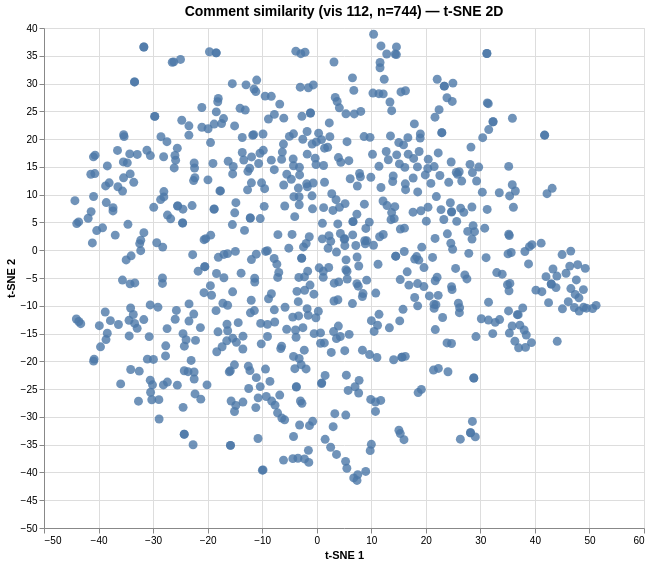

Express this chart as Vega-Lite.
### Vega specification from a JSON file in a GitHub repository (floating-point values rounded to 4 significant figures; data arrays with more than 128 entries replaced by an {"elided": "..."} marker saying what was removed)
{"$schema": "https://vega.github.io/schema/vega/v6.json", "data": [{"name": "param_1e9efca18e7a2868_store"}, {"name": "source_0", "values": {"elided": "744 records"}}, {"name": "source_0_x_domain_dim_1", "values": [{"min": -44.33, "max": 51.22}]}, {"name": "source_0_y_domain_dim_2", "values": [{"min": -41.43, "max": 38.88}]}], "signals": [{"name": "unit", "value": {}, "on": [{"events": "pointermove", "update": "isTuple(group()) ? group() : unit"}]}, {"name": "param_1e9efca18e7a2868", "update": "vlSelectionResolve(\"param_1e9efca18e7a2868_store\", \"union\")"}, {"name": "param_1e9efca18e7a2868_dim_1", "on": [{"events": [{"source": "view", "type": "dblclick"}], "update": "null"}, {"events": {"signal": "param_1e9efca18e7a2868_translate_delta"}, "update": "panLinear(param_1e9efca18e7a2868_translate_anchor.extent_x, -param_1e9efca18e7a2868_translate_delta.x / width)"}, {"events": {"signal": "param_1e9efca18e7a2868_zoom_delta"}, "update": "zoomLinear(domain(\"x\"), param_1e9efca18e7a2868_zoom_anchor.x, param_1e9efca18e7a2868_zoom_delta)"}]}, {"name": "param_1e9efca18e7a2868_dim_2", "on": [{"events": [{"source": "view", "type": "dblclick"}], "update": "null"}, {"events": {"signal": "param_1e9efca18e7a2868_translate_delta"}, "update": "panLinear(param_1e9efca18e7a2868_translate_anchor.extent_y, param_1e9efca18e7a2868_translate_delta.y / height)"}, {"events": {"signal": "param_1e9efca18e7a2868_zoom_delta"}, "update": "zoomLinear(domain(\"y\"), param_1e9efca18e7a2868_zoom_anchor.y, param_1e9efca18e7a2868_zoom_delta)"}]}, {"name": "param_1e9efca18e7a2868_tuple", "on": [{"events": [{"signal": "param_1e9efca18e7a2868_dim_1 || param_1e9efca18e7a2868_dim_2"}], "update": "param_1e9efca18e7a2868_dim_1 && param_1e9efca18e7a2868_dim_2 ? {unit: \"\", fields: param_1e9efca18e7a2868_tuple_fields, values: [param_1e9efca18e7a2868_dim_1,param_1e9efca18e7a2868_dim_2]} : null"}]}, {"name": "param_1e9efca18e7a2868_tuple_fields", "value": [{"field": "dim_1", "channel": "x", "type": "R"}, {"field": "dim_2", "channel": "y", "type": "R"}]}, {"name": "param_1e9efca18e7a2868_translate_anchor", "value": {}, "on": [{"events": [{"source": "scope", "type": "pointerdown"}], "update": "{x: x(unit), y: y(unit), extent_x: domain(\"x\"), extent_y: domain(\"y\")}"}]}, {"name": "param_1e9efca18e7a2868_translate_delta", "value": {}, "on": [{"events": [{"source": "window", "between": [{"source": "scope", "type": "pointerdown"}, {"source": "window", "type": "pointerup"}], "consume": true, "type": "pointermove"}], "update": "{x: param_1e9efca18e7a2868_translate_anchor.x - x(unit), y: param_1e9efca18e7a2868_translate_anchor.y - y(unit)}"}]}, {"name": "param_1e9efca18e7a2868_zoom_anchor", "on": [{"events": [{"source": "scope", "type": "wheel", "consume": true}], "update": "{x: invert(\"x\", x(unit)), y: invert(\"y\", y(unit))}"}]}, {"name": "param_1e9efca18e7a2868_zoom_delta", "on": [{"events": [{"source": "scope", "type": "wheel", "consume": true}], "update": "pow(1.001, event.deltaY * pow(16, event.deltaMode))", "force": true}]}, {"name": "param_1e9efca18e7a2868_modify", "on": [{"events": {"signal": "param_1e9efca18e7a2868_tuple"}, "update": "modify(\"param_1e9efca18e7a2868_store\", param_1e9efca18e7a2868_tuple, true)"}]}], "marks": [{"type": "symbol", "name": "marks", "from": {"data": "source_0"}, "encode": {"update": {"tooltip": {"signal": "{\"Comment #\": format(datum[\"index\"], \"\"), \"Comment\": isValid(datum[\"comment\"]) ? datum[\"comment\"] : \"\"+datum[\"comment\"]}"}, "shape": {"value": "circle"}, "fill": {"value": "#4c78a8"}, "x": {"field": "dim_1", "scale": "x"}, "size": {"value": 80}, "opacity": {"value": 0.8}, "y": {"field": "dim_2", "scale": "y"}}}, "style": ["circle"], "clip": true, "interactive": true}], "scales": [{"name": "x", "type": "linear", "domain": [{"signal": "(data(\"source_0_x_domain_dim_1\")[0] || {}).min"}, {"signal": "(data(\"source_0_x_domain_dim_1\")[0] || {}).max"}], "range": [0, {"signal": "width"}], "domainRaw": {"signal": "param_1e9efca18e7a2868[\"dim_1\"]"}, "nice": true, "zero": true}, {"name": "y", "type": "linear", "domain": [{"signal": "(data(\"source_0_y_domain_dim_2\")[0] || {}).min"}, {"signal": "(data(\"source_0_y_domain_dim_2\")[0] || {}).max"}], "range": [{"signal": "height"}, 0], "zero": true, "nice": true, "domainRaw": {"signal": "param_1e9efca18e7a2868[\"dim_2\"]"}}], "axes": [{"scale": "x", "minExtent": 0, "zindex": 0, "orient": "bottom", "aria": false, "ticks": false, "domain": false, "maxExtent": 0, "labels": false, "gridScale": "y", "grid": true, "tickCount": {"signal": "ceil(width/40)"}}, {"scale": "y", "minExtent": 0, "orient": "left", "grid": true, "tickCount": {"signal": "ceil(height/40)"}, "maxExtent": 0, "domain": false, "labels": false, "zindex": 0, "aria": false, "ticks": false, "gridScale": "x"}, {"scale": "x", "labelOverlap": true, "tickCount": {"signal": "ceil(width/40)"}, "labelFlush": true, "grid": false, "zindex": 0, "orient": "bottom", "title": "t-SNE 1"}, {"scale": "y", "tickCount": {"signal": "ceil(height/40)"}, "labelOverlap": true, "grid": false, "zindex": 0, "title": "t-SNE 2", "orient": "left"}], "title": {"text": "Comment similarity (vis 112, n=744) — t-SNE 2D", "frame": "group", "fontSize": 14}, "width": 600, "padding": 5, "height": 500, "background": "white", "style": "cell"}
